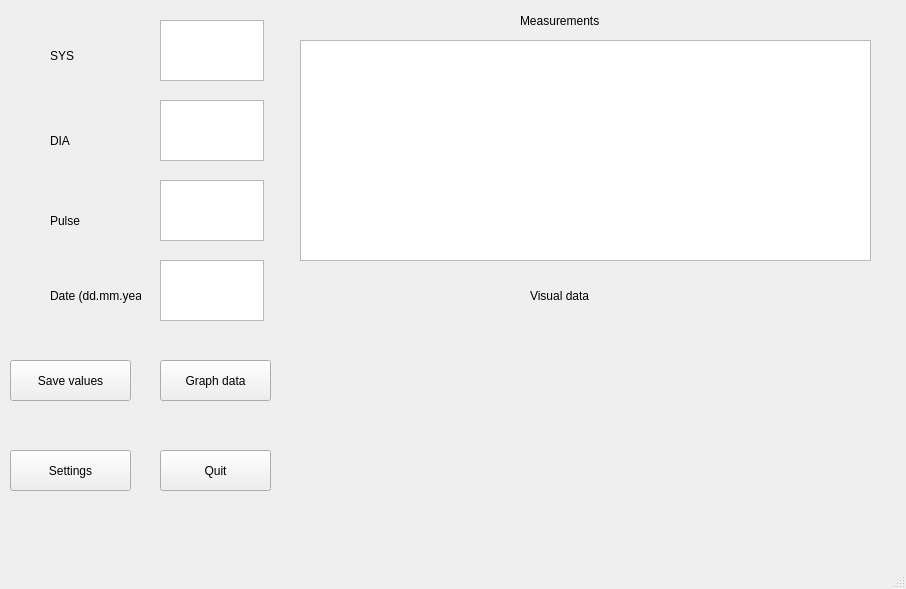
<?xml version="1.0" encoding="UTF-8"?>
<ui version="4.0">
 <class>MainWindow</class>
 <widget class="QMainWindow" name="MainWindow">
  <property name="geometry">
   <rect>
    <x>0</x>
    <y>0</y>
    <width>906</width>
    <height>589</height>
   </rect>
  </property>
  <property name="windowTitle">
   <string>MainWindow</string>
  </property>
  <widget class="QWidget" name="centralwidget">
   <widget class="QTextEdit" name="textEdit">
    <property name="geometry">
     <rect>
      <x>160</x>
      <y>20</y>
      <width>104</width>
      <height>61</height>
     </rect>
    </property>
   </widget>
   <widget class="QTextEdit" name="textEdit_2">
    <property name="geometry">
     <rect>
      <x>160</x>
      <y>100</y>
      <width>104</width>
      <height>61</height>
     </rect>
    </property>
   </widget>
   <widget class="QTextEdit" name="textEdit_3">
    <property name="geometry">
     <rect>
      <x>160</x>
      <y>180</y>
      <width>104</width>
      <height>61</height>
     </rect>
    </property>
   </widget>
   <widget class="QTextEdit" name="textEdit_4">
    <property name="geometry">
     <rect>
      <x>160</x>
      <y>260</y>
      <width>104</width>
      <height>61</height>
     </rect>
    </property>
   </widget>
   <widget class="QTableWidget" name="tableWidget">
    <property name="geometry">
     <rect>
      <x>300</x>
      <y>40</y>
      <width>571</width>
      <height>221</height>
     </rect>
    </property>
    <attribute name="verticalHeaderVisible">
     <bool>false</bool>
    </attribute>
   </widget>
   <widget class="QPushButton" name="pushButton">
    <property name="geometry">
     <rect>
      <x>10</x>
      <y>360</y>
      <width>121</width>
      <height>41</height>
     </rect>
    </property>
    <property name="text">
     <string>Save values</string>
    </property>
   </widget>
   <widget class="QPushButton" name="pushButton_2">
    <property name="geometry">
     <rect>
      <x>160</x>
      <y>360</y>
      <width>111</width>
      <height>41</height>
     </rect>
    </property>
    <property name="text">
     <string>Graph data</string>
    </property>
   </widget>
   <widget class="QLabel" name="label">
    <property name="geometry">
     <rect>
      <x>50</x>
      <y>40</y>
      <width>61</width>
      <height>31</height>
     </rect>
    </property>
    <property name="text">
     <string>SYS</string>
    </property>
   </widget>
   <widget class="QLabel" name="label_2">
    <property name="geometry">
     <rect>
      <x>50</x>
      <y>120</y>
      <width>61</width>
      <height>41</height>
     </rect>
    </property>
    <property name="text">
     <string>DIA</string>
    </property>
   </widget>
   <widget class="QLabel" name="label_3">
    <property name="geometry">
     <rect>
      <x>50</x>
      <y>210</y>
      <width>51</width>
      <height>21</height>
     </rect>
    </property>
    <property name="text">
     <string>Pulse</string>
    </property>
   </widget>
   <widget class="QLabel" name="label_4">
    <property name="geometry">
     <rect>
      <x>50</x>
      <y>280</y>
      <width>91</width>
      <height>31</height>
     </rect>
    </property>
    <property name="text">
     <string>Date (dd.mm.year)</string>
    </property>
   </widget>
   <widget class="QLabel" name="label_5">
    <property name="geometry">
     <rect>
      <x>520</x>
      <y>10</y>
      <width>81</width>
      <height>21</height>
     </rect>
    </property>
    <property name="text">
     <string>Measurements</string>
    </property>
   </widget>
   <widget class="QLabel" name="label_6">
    <property name="geometry">
     <rect>
      <x>530</x>
      <y>280</y>
      <width>81</width>
      <height>31</height>
     </rect>
    </property>
    <property name="text">
     <string>Visual data</string>
    </property>
   </widget>
   <widget class="QWidget" name="widget" native="true">
    <property name="geometry">
     <rect>
      <x>310</x>
      <y>330</y>
      <width>561</width>
      <height>221</height>
     </rect>
    </property>
   </widget>
   <widget class="QPushButton" name="pushButton_3">
    <property name="geometry">
     <rect>
      <x>10</x>
      <y>450</y>
      <width>121</width>
      <height>41</height>
     </rect>
    </property>
    <property name="text">
     <string>Settings</string>
    </property>
   </widget>
   <widget class="QPushButton" name="pushButton_4">
    <property name="geometry">
     <rect>
      <x>160</x>
      <y>450</y>
      <width>111</width>
      <height>41</height>
     </rect>
    </property>
    <property name="text">
     <string>Quit</string>
    </property>
   </widget>
  </widget>
  <widget class="QMenuBar" name="menubar">
   <property name="geometry">
    <rect>
     <x>0</x>
     <y>0</y>
     <width>906</width>
     <height>21</height>
    </rect>
   </property>
  </widget>
  <widget class="QStatusBar" name="statusbar"/>
 </widget>
 <resources/>
 <connections/>
</ui>
